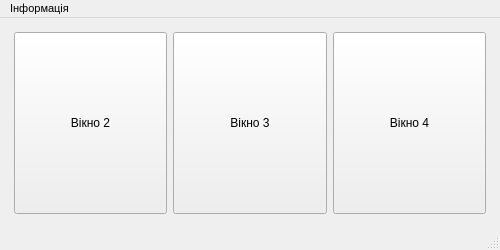
<?xml version="1.0" encoding="UTF-8"?>
<ui version="4.0">
 <class>MainWindow</class>
 <widget class="QMainWindow" name="MainWindow">
  <property name="geometry">
   <rect>
    <x>0</x>
    <y>0</y>
    <width>500</width>
    <height>250</height>
   </rect>
  </property>
  <property name="maximumSize">
   <size>
    <width>500</width>
    <height>250</height>
   </size>
  </property>
  <property name="windowTitle">
   <string>MainWindow</string>
  </property>
  <widget class="QWidget" name="centralwidget">
   <layout class="QGridLayout" name="gridLayout">
    <item row="1" column="0">
     <layout class="QVBoxLayout" name="verticalLayout">
      <property name="leftMargin">
       <number>5</number>
      </property>
      <property name="topMargin">
       <number>5</number>
      </property>
      <property name="rightMargin">
       <number>5</number>
      </property>
      <property name="bottomMargin">
       <number>5</number>
      </property>
      <item>
       <layout class="QGridLayout" name="gridLayout_2">
        <item row="0" column="1">
         <widget class="QPushButton" name="window_button3">
          <property name="sizePolicy">
           <sizepolicy hsizetype="Minimum" vsizetype="Expanding">
            <horstretch>0</horstretch>
            <verstretch>0</verstretch>
           </sizepolicy>
          </property>
          <property name="text">
           <string>Вікно 3</string>
          </property>
         </widget>
        </item>
        <item row="0" column="0">
         <widget class="QPushButton" name="window_button2">
          <property name="sizePolicy">
           <sizepolicy hsizetype="Minimum" vsizetype="Expanding">
            <horstretch>0</horstretch>
            <verstretch>0</verstretch>
           </sizepolicy>
          </property>
          <property name="styleSheet">
           <string notr="true"/>
          </property>
          <property name="text">
           <string>Вікно 2</string>
          </property>
         </widget>
        </item>
        <item row="0" column="2">
         <widget class="QPushButton" name="window_button4">
          <property name="sizePolicy">
           <sizepolicy hsizetype="Minimum" vsizetype="Expanding">
            <horstretch>0</horstretch>
            <verstretch>0</verstretch>
           </sizepolicy>
          </property>
          <property name="text">
           <string>Вікно 4</string>
          </property>
         </widget>
        </item>
       </layout>
      </item>
     </layout>
    </item>
   </layout>
  </widget>
  <widget class="QMenuBar" name="menubar">
   <property name="geometry">
    <rect>
     <x>0</x>
     <y>0</y>
     <width>500</width>
     <height>21</height>
    </rect>
   </property>
   <property name="font">
    <font>
     <pointsize>8</pointsize>
    </font>
   </property>
   <widget class="QMenu" name="menu">
    <property name="font">
     <font>
      <pointsize>7</pointsize>
     </font>
    </property>
    <property name="title">
     <string>Інформація</string>
    </property>
    <addaction name="information"/>
   </widget>
   <addaction name="menu"/>
  </widget>
  <widget class="QStatusBar" name="statusbar"/>
  <action name="information">
   <property name="text">
    <string>Про студента</string>
   </property>
   <property name="font">
    <font>
     <pointsize>8</pointsize>
    </font>
   </property>
  </action>
  <action name="save_all_files">
   <property name="text">
    <string>Зберегти усі обчислення до файлу</string>
   </property>
  </action>
 </widget>
 <resources/>
 <connections/>
</ui>
